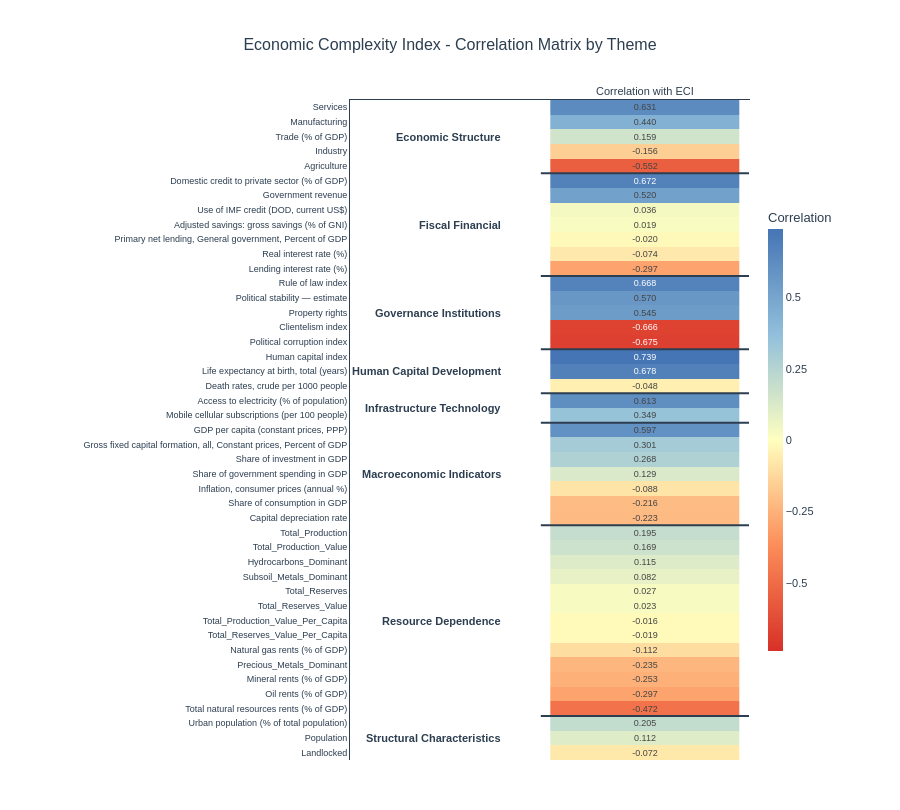

The notebook cell saved with this chart:
### Markdown cell above
## Heatmap

### Code cell
import plotly.graph_objects as go
import pandas as pd

def create_eci_correlation_heatmap(df, variable_groups, exclude_groups=['identifiers', 'economic_complexity_index']):
    """
    Create a heatmap showing ECI correlation with all variables, grouped by theme
    """
    
    # Collect all variables with their themes and correlations
    data_list = []
    
    for group_name, vars_list in variable_groups.items():
        if group_name in exclude_groups:
            continue
        
        existing_vars = [v for v in vars_list if v in df.columns]
        
        for var in existing_vars:
            # Calculate correlation
            corr = df[['Economic Complexity Index', var]].corr().iloc[0, 1]
            
            data_list.append({
                'Theme': group_name.replace('_', ' ').title(),
                'Variable': var,
                'Correlation': corr
            })
    
    # Create dataframe
    corr_df = pd.DataFrame(data_list)
    
    # Sort by theme first, then by correlation within each theme
    corr_df = corr_df.sort_values(['Theme', 'Correlation'], ascending=[True, False])
    
    # Reset index to get proper ordering
    corr_df = corr_df.reset_index(drop=True)
    
    # Create the heatmap data
    z_values = corr_df['Correlation'].values.reshape(-1, 1)
    y_labels = corr_df['Variable'].tolist()
    
    # Create heatmap
    fig = go.Figure(data=go.Heatmap(
        z=z_values,
        y=y_labels,
        x=['Correlation with ECI'],
        colorscale=[
            [0, '#D73027'],      # Strong negative (red)
            [0.25, '#FC8D59'],   # Moderate negative (orange)
            [0.5, '#FFFFBF'],    # Near zero (light yellow)
            [0.75, '#91BFDB'],   # Moderate positive (light blue)
            [1, '#4575B4']       # Strong positive (dark blue)
        ],
        zmid=0,
        text=z_values,
        texttemplate='%{text:.3f}',
        textfont={"size": 9},
        colorbar=dict(
            title="Correlation",
            tickmode="linear",
            tick0=-1,
            dtick=0.25,
            thickness=15,
            len=0.7
        ),
        hovertemplate='<b>%{y}</b><br>Correlation: %{z:.3f}<extra></extra>'
    ))
    
    # Find theme boundaries and create separators
    theme_boundaries = []
    theme_midpoints = []
    theme_labels = []
    
    current_theme = None
    theme_start = 0
    
    for idx, row in corr_df.iterrows():
        if current_theme != row['Theme']:
            if current_theme is not None:
                # Add boundary line
                theme_boundaries.append(idx - 0.5)
                # Calculate midpoint for previous theme
                theme_midpoints.append((theme_start + idx - 1) / 2)
                theme_labels.append(current_theme)
            
            current_theme = row['Theme']
            theme_start = idx
    
    # Add last theme
    if current_theme is not None:
        theme_midpoints.append((theme_start + len(corr_df) - 1) / 2)
        theme_labels.append(current_theme)
    
    # Update layout
    fig.update_layout(
        title={
            'text': 'Economic Complexity Index - Correlation Matrix by Theme',
            'x': 0.5,
            'xanchor': 'center',
            'font': {'size': 16, 'color': '#2C3E50', 'family': 'Arial, sans-serif'}
        },
        xaxis=dict(
            side='top',
            showgrid=False,
            showline=True,
            linecolor='#2C3E50',
            linewidth=1
        ),
        yaxis=dict(
            showgrid=False,
            showline=True,
            linecolor='#2C3E50',
            linewidth=1,
            tickfont=dict(size=9),
            autorange='reversed'  # This ensures top to bottom ordering
        ),
        plot_bgcolor='white',
        paper_bgcolor='white',
        font=dict(family="Arial, sans-serif", size=11, color='#2C3E50'),
        height=max(800, len(y_labels) * 18),
        width=900,
        margin=dict(l=350, r=150, t=100, b=50)
    )
    
    # Add horizontal lines to separate themes
    shapes = []
    for boundary in theme_boundaries:
        shapes.append(dict(
            type='line',
            x0=-0.55, x1=0.55,
            y0=boundary, y1=boundary,
            line=dict(color='#2C3E50', width=2),
            xref='x',
            yref='y'
        ))
    
    fig.update_layout(shapes=shapes)
    
    # Add theme labels on the left side
    annotations = []
    for label, midpoint in zip(theme_labels, theme_midpoints):
        annotations.append(dict(
            x=-0.75,
            y=midpoint,
            text=f'<b>{label}</b>',
            showarrow=False,
            xanchor='right',
            yanchor='middle',
            font=dict(size=11, color='#2C3E50', family='Arial, sans-serif'),
            xref='x',
            yref='y',
            textangle=0
        ))
    
    fig.update_layout(annotations=annotations)
    
    return fig, corr_df

# Create the heatmap
fig, corr_data = create_eci_correlation_heatmap(master, variable_groups)
fig.show()

# Print summary statistics
print("\nCorrelation Summary by Theme:")
print(corr_data.groupby('Theme')['Correlation'].agg(['mean', 'min', 'max']).round(3))

print("\n\nTop 10 Positive Correlations with ECI:")
print(corr_data.nlargest(10, 'Correlation')[['Variable', 'Theme', 'Correlation']].to_string(index=False))

print("\n\nTop 10 Negative Correlations with ECI:")
print(corr_data.nsmallest(10, 'Correlation')[['Variable', 'Theme', 'Correlation']].to_string(index=False))

# Save
# fig.write_html('eci_correlation_heatmap.html')
# fig.write_image('eci_correlation_heatmap.png', width=900, height=1400, scale=2)

### Figure 1 — Plotly figure (JSON) as saved in the notebook; plotly's stock layout.template omitted (floating-point values rounded to 4 significant figures)
{"data": [{"colorbar": {"dtick": 0.25, "len": 0.7, "thickness": 15, "tick0": -1, "tickmode": "linear", "title": {"text": "Correlation"}}, "colorscale": [[0, "#D73027"], [0.25, "#FC8D59"], [0.5, "#FFFFBF"], [0.75, "#91BFDB"], [1, "#4575B4"]], "hovertemplate": "<b>%{y}</b><br>Correlation: %{z:.3f}<extra></extra>", "text": [[0.6312], [0.44], [0.1593], [-0.1557], [-0.5517], [0.6725], [0.5196], [0.0364], [0.0193], [-0.02038], [-0.07402], [-0.2975], [0.6676], [0.5702], [0.5453], [-0.6657], [-0.6753], [0.7395], [0.6782], [-0.04769], [0.613], [0.3488], [0.5973], [0.3011], [0.2677], [0.129], [-0.08766], [-0.216], [-0.2228], [0.1953], [0.1686], [0.1151], [0.08192], [0.0266], [0.02304], [-0.01642], [-0.01881], [-0.1118], [-0.235], [-0.2527], [-0.2971], [-0.4724], [0.2046], [0.1118], [-0.07231]], "textfont": {"size": 9}, "texttemplate": "%{text:.3f}", "type": "heatmap", "x": ["Correlation with ECI"], "y": ["Services", "Manufacturing", "Trade (% of GDP)", "Industry", "Agriculture", "Domestic credit to private sector (% of GDP)", "Government revenue", "Use of IMF credit (DOD, current US$)", "Adjusted savings: gross savings (% of GNI)", "Primary net lending, General government, Percent of GDP", "Real interest rate (%)", "Lending interest rate (%)", "Rule of law index", "Political stability — estimate", "Property rights", "Clientelism index", "Political corruption index", "Human capital index", "Life expectancy at birth, total (years)", "Death rates, crude per 1000 people", "Access to electricity (% of population)", "Mobile cellular subscriptions (per 100 people)", "GDP per capita (constant prices, PPP)", "Gross fixed capital formation, all, Constant prices, Percent of GDP", "Share of investment in GDP", "Share of government spending in GDP", "Inflation, consumer prices (annual %)", "Share of consumption in GDP", "Capital depreciation rate", "Total_Production", "Total_Production_Value", "Hydrocarbons_Dominant", "Subsoil_Metals_Dominant", "Total_Reserves", "Total_Reserves_Value", "Total_Production_Value_Per_Capita", "Total_Reserves_Value_Per_Capita", "Natural gas rents (% of GDP)", "Precious_Metals_Dominant", "Mineral rents (% of GDP)", "Oil rents (% of GDP)", "Total natural resources rents (% of GDP)", "Urban population (% of total population)", "Population", "Landlocked"], "z": [[0.6312], [0.44], [0.1593], [-0.1557], [-0.5517], [0.6725], [0.5196], [0.0364], [0.0193], [-0.02038], [-0.07402], [-0.2975], [0.6676], [0.5702], [0.5453], [-0.6657], [-0.6753], [0.7395], [0.6782], [-0.04769], [0.613], [0.3488], [0.5973], [0.3011], [0.2677], [0.129], [-0.08766], [-0.216], [-0.2228], [0.1953], [0.1686], [0.1151], [0.08192], [0.0266], [0.02304], [-0.01642], [-0.01881], [-0.1118], [-0.235], [-0.2527], [-0.2971], [-0.4724], [0.2046], [0.1118], [-0.07231]], "zmid": 0}], "layout": {"annotations": [{"font": {"color": "#2C3E50", "family": "Arial, sans-serif", "size": 11}, "showarrow": false, "text": "<b>Economic Structure</b>", "textangle": 0, "x": -0.75, "xanchor": "right", "xref": "x", "y": 2, "yanchor": "middle", "yref": "y"}, {"font": {"color": "#2C3E50", "family": "Arial, sans-serif", "size": 11}, "showarrow": false, "text": "<b>Fiscal Financial</b>", "textangle": 0, "x": -0.75, "xanchor": "right", "xref": "x", "y": 8, "yanchor": "middle", "yref": "y"}, {"font": {"color": "#2C3E50", "family": "Arial, sans-serif", "size": 11}, "showarrow": false, "text": "<b>Governance Institutions</b>", "textangle": 0, "x": -0.75, "xanchor": "right", "xref": "x", "y": 14, "yanchor": "middle", "yref": "y"}, {"font": {"color": "#2C3E50", "family": "Arial, sans-serif", "size": 11}, "showarrow": false, "text": "<b>Human Capital Development</b>", "textangle": 0, "x": -0.75, "xanchor": "right", "xref": "x", "y": 18, "yanchor": "middle", "yref": "y"}, {"font": {"color": "#2C3E50", "family": "Arial, sans-serif", "size": 11}, "showarrow": false, "text": "<b>Infrastructure Technology</b>", "textangle": 0, "x": -0.75, "xanchor": "right", "xref": "x", "y": 20.5, "yanchor": "middle", "yref": "y"}, {"font": {"color": "#2C3E50", "family": "Arial, sans-serif", "size": 11}, "showarrow": false, "text": "<b>Macroeconomic Indicators</b>", "textangle": 0, "x": -0.75, "xanchor": "right", "xref": "x", "y": 25, "yanchor": "middle", "yref": "y"}, {"font": {"color": "#2C3E50", "family": "Arial, sans-serif", "size": 11}, "showarrow": false, "text": "<b>Resource Dependence</b>", "textangle": 0, "x": -0.75, "xanchor": "right", "xref": "x", "y": 35, "yanchor": "middle", "yref": "y"}, {"font": {"color": "#2C3E50", "family": "Arial, sans-serif", "size": 11}, "showarrow": false, "text": "<b>Structural Characteristics</b>", "textangle": 0, "x": -0.75, "xanchor": "right", "xref": "x", "y": 43, "yanchor": "middle", "yref": "y"}], "font": {"color": "#2C3E50", "family": "Arial, sans-serif", "size": 11}, "height": 810, "margin": {"b": 50, "l": 350, "r": 150, "t": 100}, "paper_bgcolor": "white", "plot_bgcolor": "white", "shapes": [{"line": {"color": "#2C3E50", "width": 2}, "type": "line", "x0": -0.55, "x1": 0.55, "xref": "x", "y0": 4.5, "y1": 4.5, "yref": "y"}, {"line": {"color": "#2C3E50", "width": 2}, "type": "line", "x0": -0.55, "x1": 0.55, "xref": "x", "y0": 11.5, "y1": 11.5, "yref": "y"}, {"line": {"color": "#2C3E50", "width": 2}, "type": "line", "x0": -0.55, "x1": 0.55, "xref": "x", "y0": 16.5, "y1": 16.5, "yref": "y"}, {"line": {"color": "#2C3E50", "width": 2}, "type": "line", "x0": -0.55, "x1": 0.55, "xref": "x", "y0": 19.5, "y1": 19.5, "yref": "y"}, {"line": {"color": "#2C3E50", "width": 2}, "type": "line", "x0": -0.55, "x1": 0.55, "xref": "x", "y0": 21.5, "y1": 21.5, "yref": "y"}, {"line": {"color": "#2C3E50", "width": 2}, "type": "line", "x0": -0.55, "x1": 0.55, "xref": "x", "y0": 28.5, "y1": 28.5, "yref": "y"}, {"line": {"color": "#2C3E50", "width": 2}, "type": "line", "x0": -0.55, "x1": 0.55, "xref": "x", "y0": 41.5, "y1": 41.5, "yref": "y"}], "title": {"font": {"color": "#2C3E50", "family": "Arial, sans-serif", "size": 16}, "text": "Economic Complexity Index - Correlation Matrix by Theme", "x": 0.5, "xanchor": "center"}, "width": 900, "xaxis": {"linecolor": "#2C3E50", "linewidth": 1, "showgrid": false, "showline": true, "side": "top"}, "yaxis": {"autorange": "reversed", "linecolor": "#2C3E50", "linewidth": 1, "showgrid": false, "showline": true, "tickfont": {"size": 9}}}}
